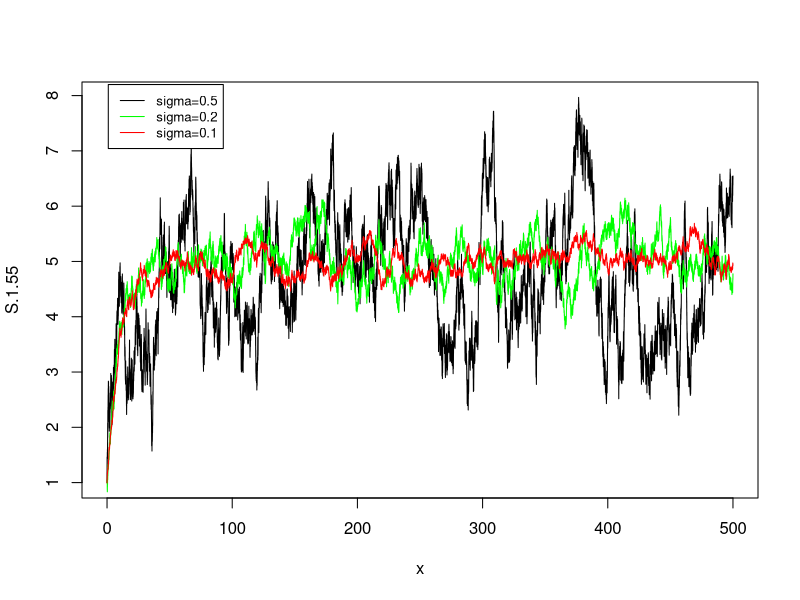
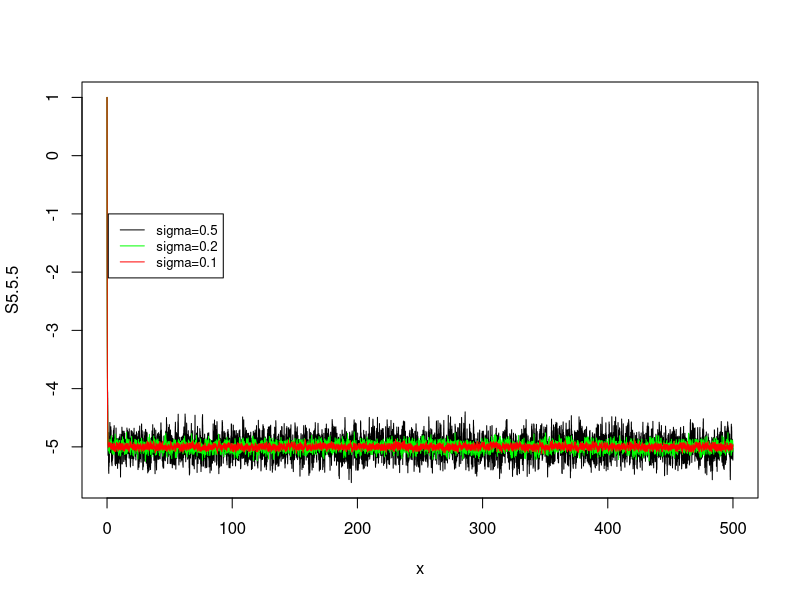
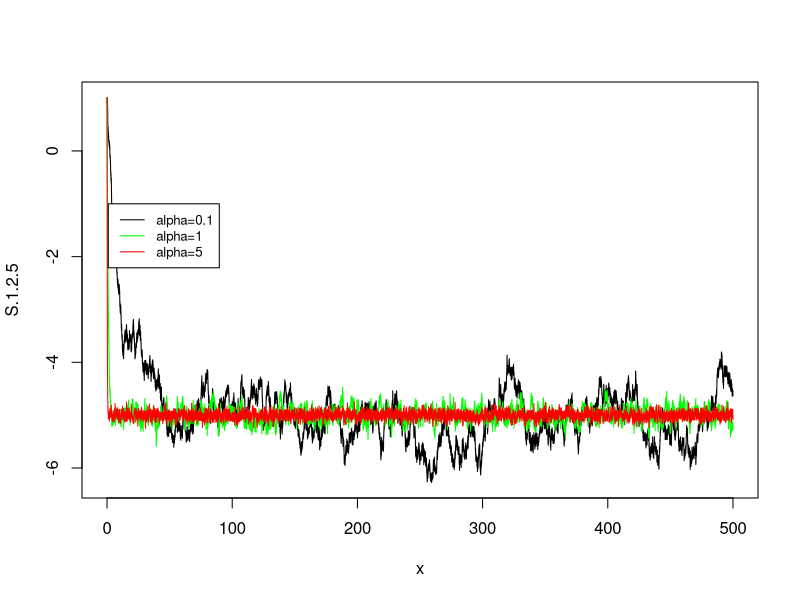
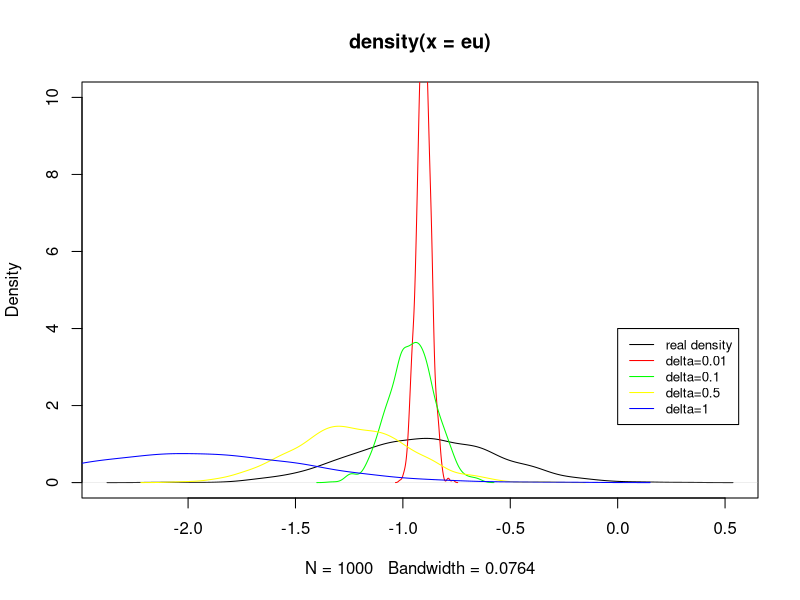

The R source for these figures, in order:
## ---- chunk 1
rOU <- function(a,sigma,b,r0=1,T=500,delta=1/500){
  n = T/delta
  r = r0
  ou = c(r)
  
  K = exp(-a*delta)
  S = b*(1-exp(-a*delta))
  H = sigma/sqrt(2*a)*sqrt(1-exp(-2*a*delta))
  P = rnorm(n)
  for(i in 1:n){
    r = K*r+S+H*P[i]
    #ou = append(ou,r)
    ou[i+1] = r
  }
  return(ou)
}
S.1.15 = rOU(0.1,0.1,5)
S.1.25 = rOU(0.1,0.2,5)
S.1.55 = rOU(0.1,0.5,5)
S5.15 = rOU(5,0.1,5)
S5.25 = rOU(5,0.2,5)
S5.55 = rOU(5,0.5,5)
S1.15 = rOU(1,0.1,5)
S1.25 = rOU(1,0.2,5)
S1.55 = rOU(1,0.5,5)
S.1.1.5 = rOU(0.1,0.1,-5)
S.1.2.5 = rOU(0.1,0.2,-5)
S.1.5.5 = rOU(0.1,0.5,-5)
S5.1.5 = rOU(5,0.1,-5)
S5.2.5 = rOU(5,0.2,-5)
S5.5.5 = rOU(5,0.5,-5)
S1.1.5 = rOU(1,0.1,-5)
S1.2.5 = rOU(1,0.2,-5)
S1.5.5 = rOU(1,0.5,-5)
## ---- chunk 2
x = seq(0,500,by=1/500)
plot(x,S.1.55,type='l')
lines(x,S.1.25,col='green')
lines(x,S.1.15,col='red')
legend(1,8.2, legend=c("sigma=0.5", "sigma=0.2","sigma=0.1"),
       col=c("black","green", "red"),lty=1,cex=0.8)
## ---- chunk 3
x = seq(0,500,by=1/500)
plot(x,S5.5.5,type='l')
lines(x,S5.2.5,col='green')
lines(x,S5.1.5,col='red')
legend(1,-1, legend=c("sigma=0.5", "sigma=0.2","sigma=0.1"),
       col=c("black","green", "red"),lty=1,cex=0.8)
## ---- chunk 4
x = seq(0,500,by=1/500)
plot(x,S.1.2.5,type='l')
lines(x,S1.2.5,col='green')
lines(x,S5.2.5,col='red')
legend(1,-1, legend=c("alpha=0.1", "alpha=1","alpha=5"),
       col=c("black","green", "red"),lty=1,cex=0.8)
## ---- chunk 5
eOU <- function(a,sigma,b,delta,r0=1,n=1000,m=1/delta){
  eu = numeric(0)
  for(j in 1:n){
    r = r0
    for(i in 1:m){
      r = rnorm(1,mean = r+a*(b-r)*delta,sd = sigma*delta)
    }
    eu[j] = r
  }
  eu
}

eu = numeric(0)
for(j in 1:1000){
  eu[j] = rOU(1,0.5,-2,T=1,delta=1)[2]
}

plot(density(eu),ylim = c(0,10),type='l')
lines(density(eOU(1,0.5,-2,.01)),type='l',col='red')
lines(density(eOU(1,0.5,-2,.1)),type='l',col='green')
lines(density(eOU(1,0.5,-2,.5)),type='l',col='yellow')
lines(density(eOU(1,0.5,-2,1)),type='l',col='blue')
legend(0,4, legend=c("real density","delta=0.01", "delta=0.1","delta=0.5","delta=1"),
       col=c("black","red","green", "yellow","blue"),lty=1,cex=0.8)
